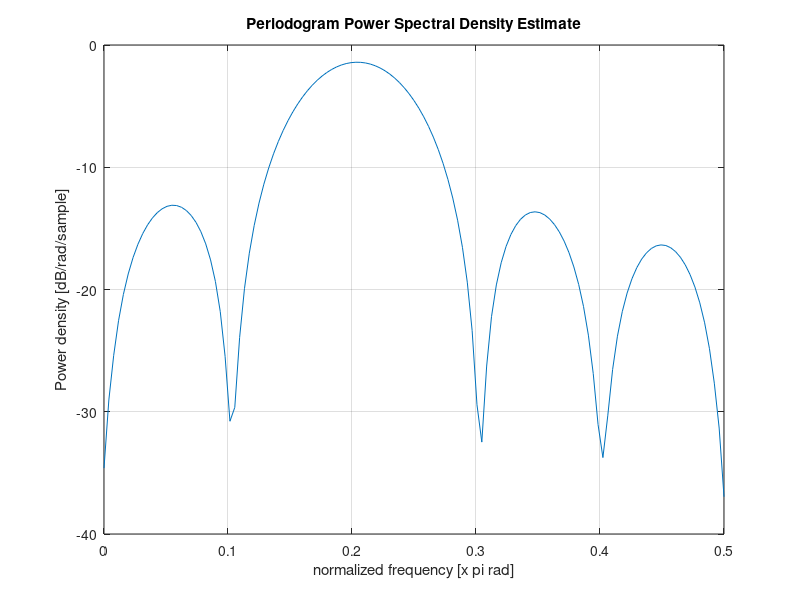

Write MATLAB code to recreate this figure. (Note: this script raises an error after producing the figure.)
clear variables; close all; clc

dt	= 1;
t_	= 0:dt:10;

x_	= sin(5*t_);
periodogram(x_);

% [px, omga] = periodogram(x_);

plot(omga, 10*log10(px))